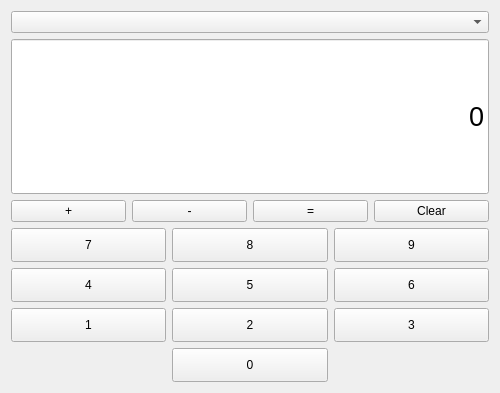
<?xml version="1.0" encoding="UTF-8"?>
<ui version="4.0">
 <class>Form</class>
 <widget class="QWidget" name="Form">
  <property name="enabled">
   <bool>true</bool>
  </property>
  <property name="geometry">
   <rect>
    <x>0</x>
    <y>0</y>
    <width>500</width>
    <height>393</height>
   </rect>
  </property>
  <property name="windowTitle">
   <string>Form</string>
  </property>
  <layout class="QVBoxLayout" name="verticalLayout">
   <item>
    <widget class="QComboBox" name="memoryCB"/>
   </item>
   <item>
    <widget class="QLineEdit" name="numberLE">
     <property name="sizePolicy">
      <sizepolicy hsizetype="Expanding" vsizetype="Expanding">
       <horstretch>0</horstretch>
       <verstretch>0</verstretch>
      </sizepolicy>
     </property>
     <property name="font">
      <font>
       <pointsize>20</pointsize>
      </font>
     </property>
     <property name="text">
      <string>0</string>
     </property>
     <property name="alignment">
      <set>Qt::AlignRight|Qt::AlignTrailing|Qt::AlignVCenter</set>
     </property>
    </widget>
   </item>
   <item>
    <layout class="QHBoxLayout" name="horizontalLayout_2">
     <item>
      <widget class="QPushButton" name="plusPB">
       <property name="sizePolicy">
        <sizepolicy hsizetype="Expanding" vsizetype="Minimum">
         <horstretch>0</horstretch>
         <verstretch>0</verstretch>
        </sizepolicy>
       </property>
       <property name="text">
        <string>+</string>
       </property>
      </widget>
     </item>
     <item>
      <widget class="QPushButton" name="minusPB">
       <property name="sizePolicy">
        <sizepolicy hsizetype="Expanding" vsizetype="Minimum">
         <horstretch>0</horstretch>
         <verstretch>0</verstretch>
        </sizepolicy>
       </property>
       <property name="text">
        <string>-</string>
       </property>
      </widget>
     </item>
     <item>
      <widget class="QPushButton" name="equalPB">
       <property name="sizePolicy">
        <sizepolicy hsizetype="Expanding" vsizetype="Minimum">
         <horstretch>0</horstretch>
         <verstretch>0</verstretch>
        </sizepolicy>
       </property>
       <property name="text">
        <string>=</string>
       </property>
      </widget>
     </item>
     <item>
      <widget class="QPushButton" name="clearPB">
       <property name="sizePolicy">
        <sizepolicy hsizetype="Expanding" vsizetype="Minimum">
         <horstretch>0</horstretch>
         <verstretch>0</verstretch>
        </sizepolicy>
       </property>
       <property name="text">
        <string>Clear</string>
       </property>
      </widget>
     </item>
    </layout>
   </item>
   <item>
    <layout class="QGridLayout" name="gridLayout">
     <item row="0" column="1">
      <widget class="QPushButton" name="digit8PB">
       <property name="sizePolicy">
        <sizepolicy hsizetype="Expanding" vsizetype="Expanding">
         <horstretch>0</horstretch>
         <verstretch>0</verstretch>
        </sizepolicy>
       </property>
       <property name="text">
        <string>8</string>
       </property>
      </widget>
     </item>
     <item row="0" column="0">
      <widget class="QPushButton" name="digit7PB">
       <property name="sizePolicy">
        <sizepolicy hsizetype="Expanding" vsizetype="Expanding">
         <horstretch>0</horstretch>
         <verstretch>0</verstretch>
        </sizepolicy>
       </property>
       <property name="text">
        <string>7</string>
       </property>
      </widget>
     </item>
     <item row="0" column="2">
      <widget class="QPushButton" name="digit9PB">
       <property name="sizePolicy">
        <sizepolicy hsizetype="Expanding" vsizetype="Expanding">
         <horstretch>0</horstretch>
         <verstretch>0</verstretch>
        </sizepolicy>
       </property>
       <property name="text">
        <string>9</string>
       </property>
      </widget>
     </item>
     <item row="1" column="0">
      <widget class="QPushButton" name="digit4PB">
       <property name="sizePolicy">
        <sizepolicy hsizetype="Expanding" vsizetype="Expanding">
         <horstretch>0</horstretch>
         <verstretch>0</verstretch>
        </sizepolicy>
       </property>
       <property name="text">
        <string>4</string>
       </property>
      </widget>
     </item>
     <item row="1" column="1">
      <widget class="QPushButton" name="digit5PB">
       <property name="sizePolicy">
        <sizepolicy hsizetype="Expanding" vsizetype="Expanding">
         <horstretch>0</horstretch>
         <verstretch>0</verstretch>
        </sizepolicy>
       </property>
       <property name="text">
        <string>5</string>
       </property>
      </widget>
     </item>
     <item row="1" column="2">
      <widget class="QPushButton" name="digit6PB">
       <property name="sizePolicy">
        <sizepolicy hsizetype="Expanding" vsizetype="Expanding">
         <horstretch>0</horstretch>
         <verstretch>0</verstretch>
        </sizepolicy>
       </property>
       <property name="text">
        <string>6</string>
       </property>
      </widget>
     </item>
     <item row="2" column="1">
      <widget class="QPushButton" name="digit2PB">
       <property name="sizePolicy">
        <sizepolicy hsizetype="Expanding" vsizetype="Expanding">
         <horstretch>0</horstretch>
         <verstretch>0</verstretch>
        </sizepolicy>
       </property>
       <property name="text">
        <string>2</string>
       </property>
      </widget>
     </item>
     <item row="2" column="0">
      <widget class="QPushButton" name="digit1PB">
       <property name="sizePolicy">
        <sizepolicy hsizetype="Expanding" vsizetype="Expanding">
         <horstretch>0</horstretch>
         <verstretch>0</verstretch>
        </sizepolicy>
       </property>
       <property name="text">
        <string>1</string>
       </property>
      </widget>
     </item>
     <item row="2" column="2">
      <widget class="QPushButton" name="digit3PB">
       <property name="sizePolicy">
        <sizepolicy hsizetype="Expanding" vsizetype="Expanding">
         <horstretch>0</horstretch>
         <verstretch>0</verstretch>
        </sizepolicy>
       </property>
       <property name="text">
        <string>3</string>
       </property>
      </widget>
     </item>
     <item row="3" column="1">
      <widget class="QPushButton" name="digit0PB">
       <property name="sizePolicy">
        <sizepolicy hsizetype="Expanding" vsizetype="Expanding">
         <horstretch>0</horstretch>
         <verstretch>0</verstretch>
        </sizepolicy>
       </property>
       <property name="text">
        <string>0</string>
       </property>
      </widget>
     </item>
    </layout>
   </item>
  </layout>
 </widget>
 <resources/>
 <connections/>
</ui>
